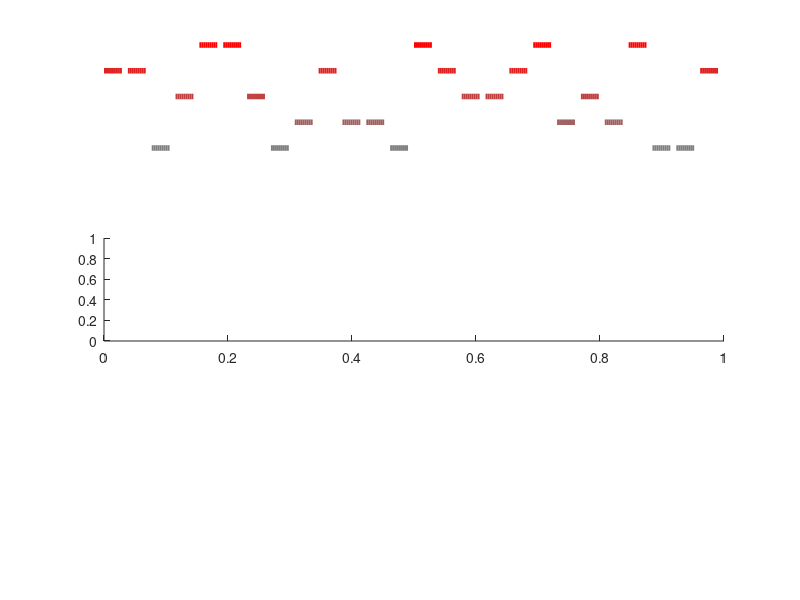

This chart was generated by the following MATLAB code: (Note: this script raises an error after producing the figure.)
%% primaryBlinkShapeFigures
% Run after primaryBlinkShapeAnalysis.m

% Define a gray-to-red color set for puff-pressure
psiColors = [0.5:0.125:1.0; 0.5:-0.125:0; 0.5:-0.125:0]';


%% Acquisition order and example raw set of blinks
psiAcqOrder = [4 4 1 3 5 5 3 1 2 4 2 2 1 5 4 3 3 4 5 2 3 2 5 1 1 4];
figure
set(gcf, 'Position',  [100, 100, 400, 200])
subplot(3,2,1:2)
plotIdx = 1;
dash = 10;
dot = 2;
for aa=1:length(psiAcqOrder)
    plot( plotIdx:plotIdx+dash-1, repmat(psiAcqOrder(aa),dash,1), '-', 'Color', psiColors(psiAcqOrder(aa),:),'LineWidth',4)
    if aa==1; hold on; end
    plotIdx = plotIdx+dash+dot;
end
xlim([1 plotIdx])
axis off

subplot(3,2,3:4)
subjectID = 14594;
[~,~,~,blinkVectorRaw] = returnBlinkTimeSeries( subjectID, [], 1 );
spacing = 10;
plotIdx = (nTimePoints)*nBlinksPerAcq;
blinkIdx = 1;
for aa=2:length(psiAcqOrder)
    for bb = 1:nBlinksPerAcq
        plot( plotIdx:plotIdx+nTimePoints-1, blinkVectorRaw(blinkIdx,:), '-', 'Color', psiColors(psiAcqOrder(aa),:))
        if aa==2 && bb==1; hold on; end
        plotIdx = plotIdx + nTimePoints;
        blinkIdx = blinkIdx+1;
    end
end
plot([0 0],[0 -250],'-','Color',[0.5 0.5 0.5],'LineWidth',2)
t=text(-600,-250,'250 pixels');
t.Rotation = 90;
plot([0 1000],[-250 -250],'-','Color',[0.5 0.5 0.5],'LineWidth',2)
t=text(0,-150,'1s');
xlim([1 plotIdx])
axis off
title(num2str(subjectID));

for ss=1:2
    subplot(3,2,ss+4)
    for pp=1:nPSIs
        plot(temporalSupport, returnBlinkTimeSeries( subjectID, targetPSISet(pp), ss ), '-', 'Color', psiColors(pp,:),'LineWidth',1.5);
        if pp==1;hold on; end
    end
    axis off
    plot([0 0],[-125 25],'-b')
    title(sprintf('Session %d',ss));
    if ss==1
        plot([-100 -100],[0 -100],'-','Color',[0.5 0.5 0.5],'LineWidth',2)
        plot([-100 0],[-125 -125],'-','Color',[0.5 0.5 0.5],'LineWidth',2)
        t=text(-100,-50,'100 msec');
        t=text(-175,-100,'100 pixels');
        t.Rotation = 90;
    end
end
saveas(gcf,fullfile(plotSaveDir,'acquisitionOrder.pdf'));


%% Average blink response by puff pressure
figure
tmpX = squeeze(mean(X,1));
tmpXfit = squeeze(mean(Xfit,1));
for pp = 1:nPSIs
    plot(temporalSupport,tmpX(pp,:),'-','Color',psiColors(pp,:),'LineWidth',1.5)
    hold on
    plot(temporalSupport,tmpXfit(pp,:),'--','Color',psiColors(pp,:),'LineWidth',1.5)
end
plot([0 0],[-125 25],'-b')
plot([-100 -100],[0 -100],'-','Color',[0.5 0.5 0.5],'LineWidth',2)
plot([-100 0],[-125 -125],'-','Color',[0.5 0.5 0.5],'LineWidth',2)
axis off
xlabel('time [msecs]');
ylabel('blink depth [pixels]');
saveas(gcf,fullfile(plotSaveDir,'averageBlnkResponseByPSI.pdf'));


%% Illustration of the ICA components
figure
componentNames = {'amplitude','shape1','shape2','speed'};
componentColors = [0 0 0; 0.65 0.65 0.65; 0.85 0.85 0.85; 0 0 1];
componentWidths = [1.5, 1, 1, 1.5];
plotOrder = [1 4 2 3];
for cc = plotOrder
    plot(temporalSupport,components(:,cc),'-','Color',componentColors(cc,:),'LineWidth',componentWidths(cc))
    hold on
end
legend(componentNames(plotOrder))
xlabel('time [msecs]');
ylabel('component value [a.u.]');
saveas(gcf,fullfile(plotSaveDir,'ICAcomponents.pdf'));

% Report the correlation between the first derivative of the first
% component and the fourth component.
fprintf('correlation of component 1 with mean blink is r = %2.2f \n',corr( components(:,1),mean(X_ICA)' ) );
fprintf('correlation of first derivative of component 1 with component 4 is r = %2.2f \n',corr([0; diff(components(:,1))],components(:,4)) );


%% Plot of the coefficients by puff pressure
figure
meanCoeff = squeeze(mean(Xcoeff,1));
semCoeff = squeeze(std(Xcoeff,1))./sqrt(nSubs);
plotOrder = [1 3 4 2];
for cc=1:4
    subplot(2,2,plotOrder(cc))
    for pp = 1:nPSIs
        plot([log10(targetPSISet(pp)) log10(targetPSISet(pp))],[meanCoeff(pp,cc)+2.*semCoeff(:,cc),meanCoeff(pp,cc)-2.*semCoeff(:,cc)],'-k');
        hold on
        plot(log10(targetPSISet(pp)),meanCoeff(pp,cc),'o',...
            'MarkerFaceColor',componentColors(cc,:),'MarkerEdgeColor','none' );
    end
    % Add a linear fit line
    if cc==4
        pp = polyfit(xVals(2:end),meanCoeff(2:end,cc),1);
        plot([xVals(2)+xValMid xVals(end)+xValMid],polyval(pp,[xVals(2) xVals(end)]),'-r')
        plot([xVals(1)+xValMid xVals(2)+xValMid],polyval(pp,[xVals(2) xVals(2)]),'-r')
        text(1,100,'±2SEM');
    else
        pp = polyfit(xVals,meanCoeff(:,cc),1);
        plot([xVals(1)+xValMid xVals(end)+xValMid],polyval(pp,[xVals(1) xVals(end)]),'-r')
    end
    xticks(log10(targetPSISet));
    xticklabels(arrayfun(@num2str, targetPSISet, 'UniformOutput', 0));
    xlabel('stimulus intensity [log PSI]')
    title(componentNames{cc})
    box off
end
saveas(gcf,fullfile(plotSaveDir,'coefficientsByPSI.pdf'));


%% Calculate the correlation of the fit with each average blink response
for ss=1:nSubs
    for pp=1:5
        varExplained(ss,pp) = corr(squeeze(X(ss,pp,:)),squeeze(Xfit(ss,pp,:)))^2';
    end
end
fprintf('The mean [range] of R^2 of model fit to blink is %2.2f [%2.2f - %2.2f]\n',mean(varExplained(:)),min(varExplained(:)),max(varExplained(:)))


%% Show scatter plots of across-session amplitude and speed
limVals = {...
    [0 700],[-100 300];...
    [0 1000],[-150 150]};
subIdxToShow = {[8,13],[16,9]}; % [14, 13]
nameRow = {'slope','offset'};
axisLabels = {'amplitude','velocity'};
figure
subjectLineStyle = {'-',':'};

for rr=1:2
    subplot(2,3,(2-rr)*3+1);
    vals1 = ampPuffCoeff(:,rr);
    vals2 = speedPuffCoeff(:,rr);
    scatter(vals1,vals2,'MarkerFaceColor',[0.25 0.25 0.25],'MarkerEdgeColor','none','MarkerFaceAlpha',0.5);
    xlim(limVals{rr,1}); ylim(limVals{rr,2});
    xlabel([axisLabels{1} ' ' nameRow{rr} ' [a.u.]']);
    ylabel([axisLabels{2} ' ' nameRow{rr} ' [a.u.]']);
    axis square; box off
    titleStr = nameRow{rr};
    title(titleStr);
    hold on
    for ss=1:length(subIdxToShow{rr})
        dims = [range(xlim)/10, range(ylim)/10];
        pos = [vals1(subIdxToShow{rr}(ss))-dims(1)/2,vals2(subIdxToShow{rr}(ss))-dims(2)/2,dims(1),dims(2)];
        rectangle('Position',pos,'Curvature',[1,1],'LineStyle',subjectLineStyle{ss},'EdgeColor','r')
    end
    if rr==2
        pressureToPlotIdx = [0 0 1 0 0];
    else
        pressureToPlotIdx = [1 1 1 1 1];
    end
    for ss=1:length(subIdxToShow{rr})
        subplot(2,3,(2-rr)*3+1+ss);
        for pp=1:length(pressureToPlotIdx)
            if pressureToPlotIdx(pp)==1
                plot(temporalSupport, returnBlinkTimeSeries( subjectIDs{subIdxToShow{rr}(ss)}, targetPSISet(pp) ), subjectLineStyle{ss}, 'Color', psiColors(pp,:),'LineWidth',1);
                hold on
            end
        end
        ylim([-150 25]);
        plot([-100 -100],[0 -100],'-','Color',[0.5 0.5 0.5],'LineWidth',2)
        plot([-100 0],[-125 -125],'-','Color',[0.5 0.5 0.5],'LineWidth',2)
        axis off
    end
end
saveas(gcf,fullfile(plotSaveDir,'subjectCoeffDistribution.pdf'));


%% Show scatter plots of test / retest of overall amplitude and speed
limVals = {...
    [0 800],[-100 300];...
    [0 1000],[-200 200]};
symbolColors={'k','b'};
nameRow = {'slope','offset'};
axisLabels = {'amplitude','velocity'};
figure
for cc=1:2
    for rr=1:2
        subplot(2,2,(2-rr)*2+cc);
        if cc==1
            vals1 = ampPuffCoeff1(:,rr);
            vals2 = ampPuffCoeff2(:,rr);
        else
            vals1 = speedPuffCoeff1(:,rr);
            vals2 = speedPuffCoeff2(:,rr);
        end
        scatter(vals1,vals2,'MarkerFaceColor',symbolColors{cc},'MarkerEdgeColor','none','MarkerFaceAlpha',0.5);
        xlim(limVals{rr,cc}); ylim(limVals{rr,cc});
        titleStr = sprintf([axisLabels{cc} ' ' nameRow{rr} ' r=%2.2f'],corr(vals1,vals2));
        title(titleStr);
        axis square; box off
        xlabel([axisLabels{cc} ' ' nameRow{rr} ' [a.u.]']);
        ylabel([axisLabels{cc} ' ' nameRow{rr} ' [a.u.]']);
        a=gca;
        a.YTick = a.XTick;
        a.YTickLabel = a.XTickLabel;
        refline(1,0);
    end
end
saveas(gcf,fullfile(plotSaveDir,'testRetestCoefficients.pdf'));


%% Illustration of all blink responses and ICA model fit
betweenSubGap = 1;
grayScaleRangePixels = [50 -200];

% Loop over the three display panels
for xx = 1:3
    figure
    switch xx
        case 1
            % Create uniC, which is permuted to order rows by subject then puff
            uniC = reshape(permute(X,[2 1 3]),nSubs*nPSIs,nTimePoints);
            titleStr = 'average blinks';
            C = ones(85+(betweenSubGap*16),161+10,3);
        case 2
            uniC = reshape(permute(Xfit,[2 1 3]),nSubs*nPSIs,nTimePoints);
            titleStr = 'model fit';
            C = ones(85+(betweenSubGap*16),161+10,3);
        case 3
            uniC = reshape(permute(X-Xfit,[2 1 3]),nSubs*nPSIs,nTimePoints);
            titleStr = 'residuals';
            C = ones(85+(betweenSubGap*16),161+10,3);
    end

    % Map uniC to the 0-1 range. We store the scaling factors to use them
    % for all three matrix displays.
    uniC(uniC>grayScaleRangePixels(1))=grayScaleRangePixels(1);
    uniC(uniC<grayScaleRangePixels(2))=grayScaleRangePixels(2);
    uniC = (uniC-grayScaleRangePixels(1));
    uniC = 1-(uniC ./ sum(grayScaleRangePixels));
    if xx==1
        grayAtZeroPixels = mean(mean(uniC(:,1:zeroIdx)));
    end

    for ss=1:17
        XrowStart = (ss-1)*nPSIs+1;
        CrowStart = (ss-1)*(nPSIs+betweenSubGap)+1;

        % Place the blink vectors into the matrix
        C(CrowStart:CrowStart+nPSIs-1,11:end,:) = repmat(uniC(XrowStart:XrowStart+4,:),1,1,3);

        % Add a color bar
        C(CrowStart:CrowStart+nPSIs-1,1:7,:) = permute(repmat(psiColors,1,1,7),[1 3 2]);

        % Add a marker for stimulus onset
        C(CrowStart:CrowStart+nPSIs-1,10+zeroIdx,:) = repmat([0 0 1],nPSIs,1);

    end

    image(imresize(C,[size(C,1)*4,size(C,2)],"nearest")); axis off
    axis equal
    exportgraphics(gca,fullfile(plotSaveDir,sprintf('blinkAndFitAllSubjects_%d.png',xx)));
end


%% Supplementary figure: Reconstruction error with fewer components

% Calculate the variance explained as a function of dimensionality
figure
for qq=1:6
    subplot(3,3,qq)
    tmpMdl = rica(X_ICA,qq);
    tmpFit = (tmpMdl.TransformWeights*tmpMdl.transform(X_ICA)')';
    tmpFitX = reshape(tmpFit,nSubs,nPSIs,nTimePoints);
    tmpXfit = squeeze(mean(tmpFitX,1));
    rSquaredByDimension = corr(X_ICA(:),tmpFit(:))^2;
    tmpX = squeeze(mean(X,1));
    for pp = 1:nPSIs
        plot(temporalSupport,tmpX(pp,:),'-','Color',psiColors(pp,:),'LineWidth',0.5)
        hold on
        plot(temporalSupport,tmpXfit(pp,:),'--','Color',psiColors(pp,:),'LineWidth',1)
    end
    xlabel('time [msecs]');
    ylabel('blink depth [pixels]');
    title(sprintf('q=%d, R^2=%2.2f',qq,rSquaredByDimension))
end
saveas(gcf,fullfile(plotSaveDir,'Supp_variationInICAq.pdf'));